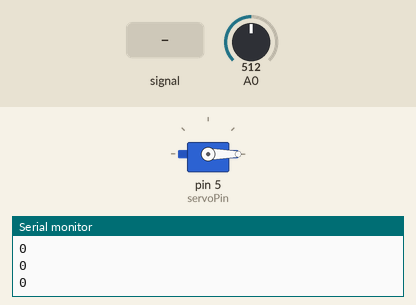
Simulated run of this sketch. Board: Arduino Uno, built with avr-gcc and run on an emulated ATmega328P. Shown: servo, the last lines printed to the serial monitor. Inputs (shaded band) come from the test bench; at power-on: A0 = 512.

Above: at 1.2 s.
1.3 s: A0 fed a 200 Hz sine of ±255 counts around its level
At 1.76 s:
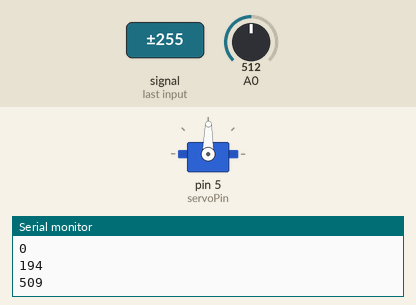
At 2.37 s:
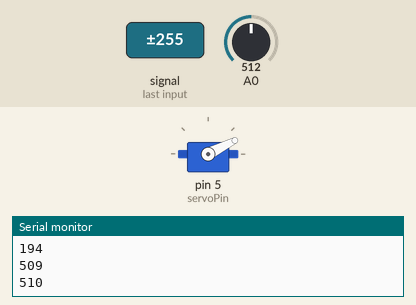
4.3 s: A0 set to 390
At 4.81 s:
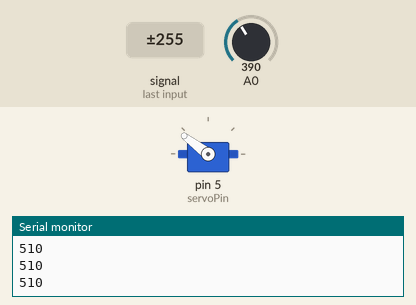
6.5 s: A0 set to 777
8.0 s: A0 set to 803
Timing chart, 0 to 10.5 s (numbered marks = the images above; inputs shaded):
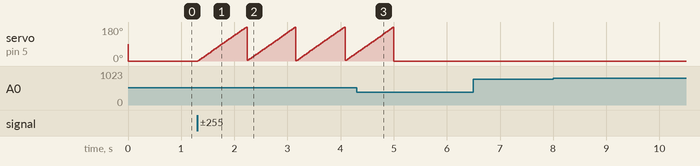

The sketch:

shy_flower_2.ino
```cpp
#include <Servo.h>

int currentValue;
int maxValue;
int minValue;
unsigned long timer;
int sampleSpan = 5; // Amount in milliseconds to sample data
int volume; // this roughly goes from 0 to 700
int servoPin = 5;

Servo toyServo;

void setup()
{
    Serial.begin(9600);
    toyServo.attach(servoPin);
    pinMode(servoPin, OUTPUT);
    resetValues();
}

void loop()
{
    currentValue = analogRead(A0);

    if (currentValue < minValue) {
        minValue = currentValue;
    }
    if (currentValue > maxValue) {
        maxValue = currentValue;
    }

    if (millis() - timer >= sampleSpan) {
        volume = maxValue - minValue;

        Serial.println(volume);

        if (volume > 400)
        {
          for (int i = 0; i <= 180; i++)
          {
            toyServo.write(i);
            delay(5);
          }
        }

        else
        {
          toyServo.write(0);
        }

        resetValues();
    }
}

void resetValues()
{
    maxValue = 0;
    minValue = 1024;
    timer = millis();
}
```

Measured:
- after the input at 1.3 s, servo on pin 5 (servoPin): ramps from 1° to 180° and jumps back, once every 0.92 s
- after the input at 4.3 s, servo on pin 5 (servoPin): goes on until 5.0 s, then stays 0°
